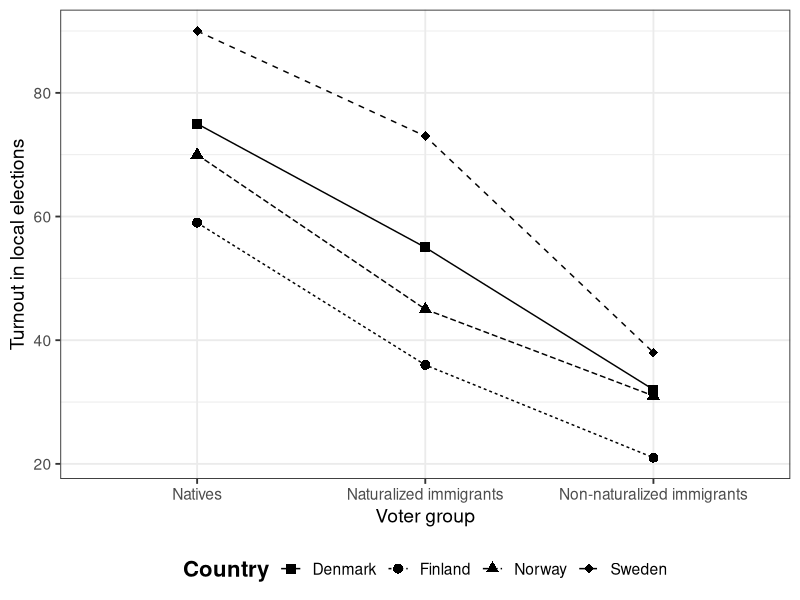

Source code (R):
################################################################################
# Immigrants, elections, and turnout
# Author: Linuz Aggeborn, Henrik Andersson, Sirus Dehdari, Karl-Oskar Lindgren
# Description: Create Figure 1 in main paper
################################################################################


# We save paths for input and output:
out_img <- "..//figures//" 


# Loading packages
library(ggplot2)


### Create a table with data (see paper for source for each country):
df_tab <- data.frame(Country = rep(c("Sweden", "Norway", "Denmark", "Finland"),3), 
                     Turnout = c(90,70,75,59,73,45,55,36,38,31,32,21), 
                     Voters = c(rep("Natives",4), rep("Naturalized immigrants",4),
                       rep("Non-naturalized immigrants",4)))



## Generating the graph with ggplot:
localvoting_ggplot <-ggplot(df_tab, aes(x = Voters, y = Turnout, group = Country))

pdf(paste(out_img,"scandinavia_turnout.pdf", sep = "")) 
localvoting_ggplot + 
  geom_point(aes(shape = Country), size= 3,color = "black") + 
  geom_line(aes(linetype = Country), size =0.5,color = "black") + 
  theme_bw(base_size = 14) + 
  labs(y= "Turnout in local elections",x = "Voter group")  + 
  scale_shape_manual(values = 15:18) + 
  theme(legend.position="bottom",legend.title = element_text(colour="black", size=16, face="bold")) 
dev.off()
